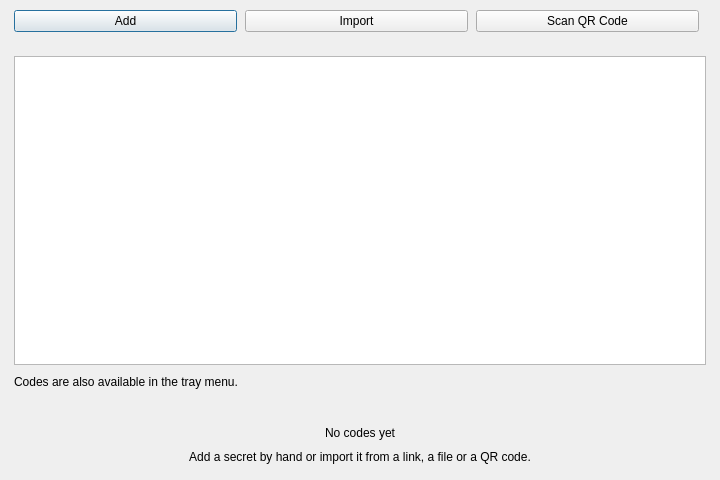
<?xml version="1.0" encoding="UTF-8"?>
<ui version="4.0">
 <class>DialogOtpManager</class>
 <widget class="QDialog" name="DialogOtpManager">
  <property name="geometry">
   <rect>
    <x>0</x>
    <y>0</y>
    <width>720</width>
    <height>480</height>
   </rect>
  </property>
  <property name="windowTitle">
   <string>OTP Manager</string>
  </property>
  <layout class="QVBoxLayout" name="verticalLayout">
   <property name="spacing">
    <number>0</number>
   </property>
   <property name="leftMargin">
    <number>0</number>
   </property>
   <property name="topMargin">
    <number>0</number>
   </property>
   <property name="rightMargin">
    <number>0</number>
   </property>
   <property name="bottomMargin">
    <number>0</number>
   </property>
   <item>
    <widget class="QFrame" name="otp_toolbar">
     <property name="role" stdset="false">
      <string notr="true">toolbar</string>
     </property>
     <layout class="QHBoxLayout" name="layout_otp_toolbar">
      <property name="spacing">
       <number>8</number>
      </property>
      <property name="leftMargin">
       <number>14</number>
      </property>
      <property name="topMargin">
       <number>10</number>
      </property>
      <property name="rightMargin">
       <number>14</number>
      </property>
      <property name="bottomMargin">
       <number>10</number>
      </property>
      <item>
       <widget class="QPushButton" name="otp_add">
        <property name="text">
         <string>Add</string>
        </property>
        <property name="iconSize">
         <size>
          <width>14</width>
          <height>14</height>
         </size>
        </property>
        <property name="role" stdset="false">
         <string notr="true">small</string>
        </property>
        <property name="variant" stdset="false">
         <string notr="true">primary</string>
        </property>
       </widget>
      </item>
      <item>
       <widget class="QPushButton" name="otp_import">
        <property name="text">
         <string>Import</string>
        </property>
        <property name="iconSize">
         <size>
          <width>14</width>
          <height>14</height>
         </size>
        </property>
        <property name="role" stdset="false">
         <string notr="true">small</string>
        </property>
        <property name="menu" stdset="false">
         <bool>true</bool>
        </property>
       </widget>
      </item>
      <item>
       <widget class="QPushButton" name="otp_scan">
        <property name="text">
         <string>Scan QR Code</string>
        </property>
        <property name="iconSize">
         <size>
          <width>14</width>
          <height>14</height>
         </size>
        </property>
        <property name="role" stdset="false">
         <string notr="true">small</string>
        </property>
       </widget>
      </item>
      <item>
       <spacer name="spacer_otp_toolbar">
        <property name="orientation">
         <enum>Qt::Orientation::Horizontal</enum>
        </property>
       </spacer>
      </item>
     </layout>
    </widget>
   </item>
   <item>
    <widget class="QWidget" name="otp_codes" native="true">
     <layout class="QVBoxLayout" name="layout_otp_codes" stretch="1,0,0">
      <property name="spacing">
       <number>10</number>
      </property>
      <property name="leftMargin">
       <number>14</number>
      </property>
      <property name="topMargin">
       <number>14</number>
      </property>
      <property name="rightMargin">
       <number>14</number>
      </property>
      <property name="bottomMargin">
       <number>14</number>
      </property>
      <item>
       <widget class="OtpListWidget" name="otp_list">
        <property name="horizontalScrollBarPolicy">
         <enum>Qt::ScrollBarPolicy::ScrollBarAlwaysOff</enum>
        </property>
        <property name="editTriggers">
         <set>QAbstractItemView::EditTrigger::NoEditTriggers</set>
        </property>
       </widget>
      </item>
      <item>
       <widget class="QLabel" name="otp_hint">
        <property name="text">
         <string>Codes are also available in the tray menu.</string>
        </property>
        <property name="role" stdset="false">
         <string notr="true">hint</string>
        </property>
       </widget>
      </item>
      <item>
       <spacer name="spacer_otp_codes">
        <property name="orientation">
         <enum>Qt::Orientation::Vertical</enum>
        </property>
       </spacer>
      </item>
     </layout>
    </widget>
   </item>
   <item>
    <widget class="QWidget" name="otp_empty" native="true">
     <layout class="QVBoxLayout" name="layout_otp_empty">
      <property name="spacing">
       <number>10</number>
      </property>
      <item>
       <spacer name="spacer_otp_empty_top">
        <property name="orientation">
         <enum>Qt::Orientation::Vertical</enum>
        </property>
       </spacer>
      </item>
      <item>
       <widget class="QLabel" name="otp_empty_title">
        <property name="text">
         <string>No codes yet</string>
        </property>
        <property name="alignment">
         <set>Qt::AlignmentFlag::AlignCenter</set>
        </property>
        <property name="role" stdset="false">
         <string notr="true">heading</string>
        </property>
       </widget>
      </item>
      <item>
       <widget class="QLabel" name="otp_empty_hint">
        <property name="text">
         <string>Add a secret by hand or import it from a link, a file or a QR code.</string>
        </property>
        <property name="alignment">
         <set>Qt::AlignmentFlag::AlignCenter</set>
        </property>
        <property name="role" stdset="false">
         <string notr="true">lead</string>
        </property>
       </widget>
      </item>
      <item>
       <spacer name="spacer_otp_empty_bottom">
        <property name="orientation">
         <enum>Qt::Orientation::Vertical</enum>
        </property>
       </spacer>
      </item>
     </layout>
    </widget>
   </item>
  </layout>
 </widget>
 <customwidgets>
  <customwidget>
   <class>OtpListWidget</class>
   <extends>QListWidget</extends>
   <header>include/ui/setting/OtpListWidget.h</header>
  </customwidget>
 </customwidgets>
 <resources/>
 <connections/>
</ui>
